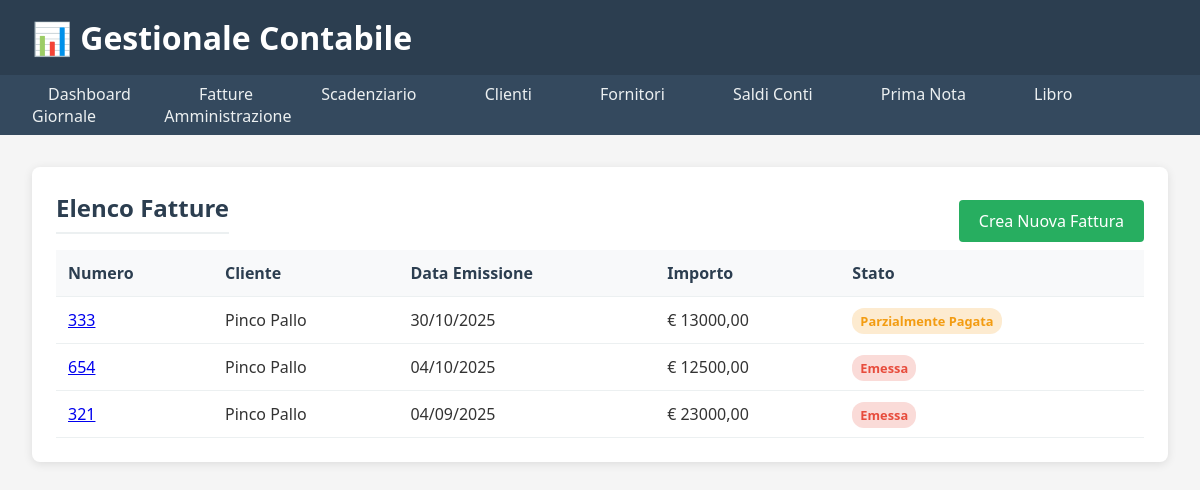
Before: /fatture/ with the older database file.
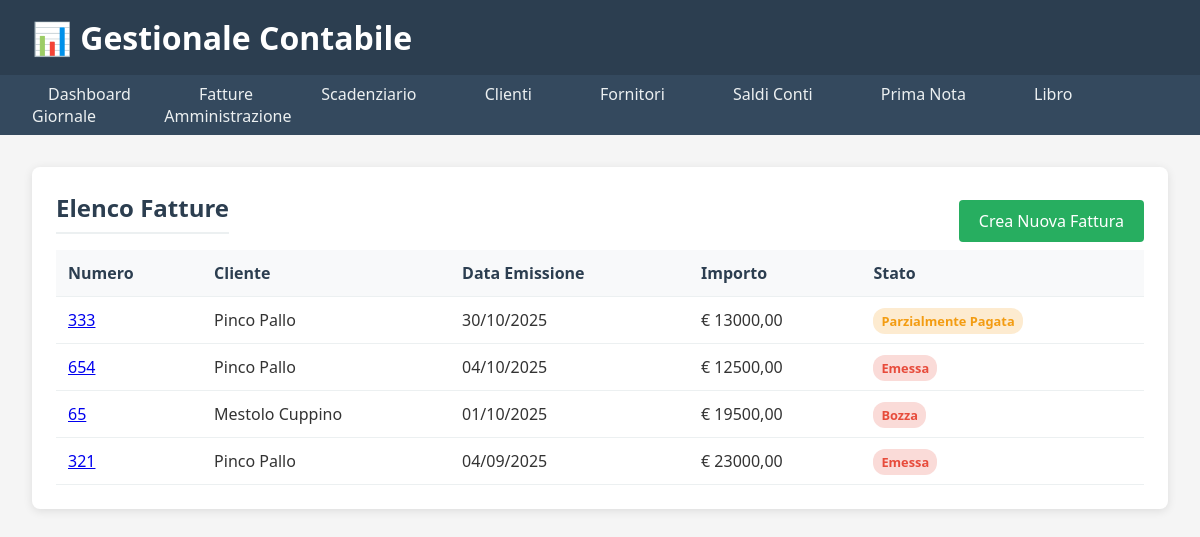
After: the same page with the newer database file.
### fatture/models.py (models this page shows, shortened)
class Fattura(models.Model):
    cliente = models.ForeignKey(
        'clienti.Cliente',  # Referenza all'app clienti
        on_delete=models.PROTECT,  # Impedisce cancellazione se ci sono fatture
        related_name='fatture',
        verbose_name="Cliente",
        help_text="Seleziona il cliente a cui intestare la fattura"
    )
    numero = models.CharField(
        max_length=20,
        verbose_name="Numero Fattura"
    )
    data_emissione = models.DateField(
        verbose_name="Data Emissione"
    )
    importo_totale = models.DecimalField(
        max_digits=10,
        decimal_places=2,
        verbose_name="Importo Totale Fattura"
    )
    aliquota_iva = models.DecimalField(
        max_digits=5,
        decimal_places=2,
        default=22.00,
        verbose_name="Aliquota IVA"
    )
    descrizione = models.TextField(blank=True)
    STATO_FATTURA = [
        ('bozza', 'Bozza'),
        ('emessa', 'Emessa'),
        ('parzialmente_pagata', 'Parzialmente Pagata'),
        ('pagata', 'Pagata'),
    ]
    stato = models.CharField(
        max_length=20,
        choices=STATO_FATTURA,
        default='bozza'
    )

### clienti/models.py (models this page shows, shortened)
class Cliente(models.Model):
    ragione_sociale = models.CharField(
        max_length=200,
        verbose_name="Ragione Sociale",
        help_text="Nome completo dell'azienda o della persona"
    )
    indirizzo = models.CharField(
        max_length=255,
        verbose_name="Indirizzo",
        blank=True
    )
    citta = models.CharField(
        max_length=100,
        verbose_name="Città",
        blank=True
    )
    cap = models.CharField(
        max_length=5,
        verbose_name="CAP",
        blank=True,
        validators=[RegexValidator(r'^\d{5}$', 'Il CAP deve avere 5 numeri')]
    )
    provincia = models.CharField(
        max_length=2,
        verbose_name="Provincia",
        blank=True,
        help_text="Sigla provincia (es: RM)"
    )
    partita_iva = models.CharField(
        max_length=11,
        verbose_name="Partita IVA",
        unique=True,
        validators=[RegexValidator(r'^\d{11}$', 'La P.IVA deve avere 11 numeri')],
        help_text="Partita IVA (11 cifre)"
    )
    codice_fiscale = models.CharField(
        max_length=16,
        verbose_name="Codice Fiscale",
        blank=True,
        help_text="Codice Fiscale (16 caratteri)"
    )
    email = models.EmailField(
        verbose_name="Email",
        blank=True
    )
    telefono = models.CharField(
        max_length=20,
        verbose_name="Telefono",
        blank=True
    )
    STATO_CLIENTE = [
        ('attivo', 'Attivo'),
        ('inattivo', 'Inattivo'),
        ('bloccato', 'Bloccato'),
    ]
    stato = models.CharField(
        max_length=10,
        choices=STATO_CLIENTE,
        default='attivo',
        verbose_name="Stato Cliente"
    )
    class Meta:
        verbose_name = "Cliente"
        verbose_name_plural = "Clienti"
        ordering = ['ragione_sociale']

### fatture/views.py (the view)
# urls.py: path('', views.lista_fatture, name='lista_fatture'),
def lista_fatture(request):
    fatture = Fattura.objects.select_related('cliente').order_by('-data_emissione')
    context = {
        'fatture': fatture,
        'titolo_pagina': 'Elenco Fatture'
    }
    return render(request, 'fatture/lista_fatture.html', context)

### templates/fatture/lista_fatture.html
{% extends "base.html" %} {% block content %}
<div class="section">
    <div style="display: flex; justify-content: space-between; align-items: center;">
    <h2>{{ titolo_pagina }}</h2>
    <a href="{% url 'fatture:fattura_create' %}" class="button-primary">Crea Nuova Fattura</a>
  </div>
  <table class="table">
    <thead>
      <tr>
        <th>Numero</th>
        <th>Cliente</th>
        <th>Data Emissione</th>
        <th>Importo</th>
        <th>Stato</th>
      </tr>
    </thead>
    <tbody>
      {% for fattura in fatture %}
      <tr>
        <td>
          <a href="{% url 'fatture:dettaglio_fattura' fattura.pk %}"
            >{{ fattura.numero }}</a
          >
        </td>
        <td>{{ fattura.cliente.ragione_sociale }}</td>
        <td>{{ fattura.data_emissione|date:"d/m/Y" }}</td>
        <td>€ {{ fattura.importo_totale|floatformat:2 }}</td>
        <td>
          <span
            class="badge {% if fattura.stato == 'pagata' %}success{% elif fattura.stato == 'parzialmente_pagata' %}warning{% else %}danger{% endif %}"
            >{{ fattura.get_stato_display }}</span
          >
        </td>
      </tr>
      {% empty %}
      <tr>
        <td colspan="5">Nessuna fattura trovata.</td>
      </tr>
      {% endfor %}
    </tbody>
  </table>
</div>
{% endblock %}

Changed rows visible on the page:
added Fattura: numero "65", cliente.ragione_sociale "Mestolo Cuppino", data_emissione "01/10/2025", importo_totale "19500,00", stato "Bozza"
